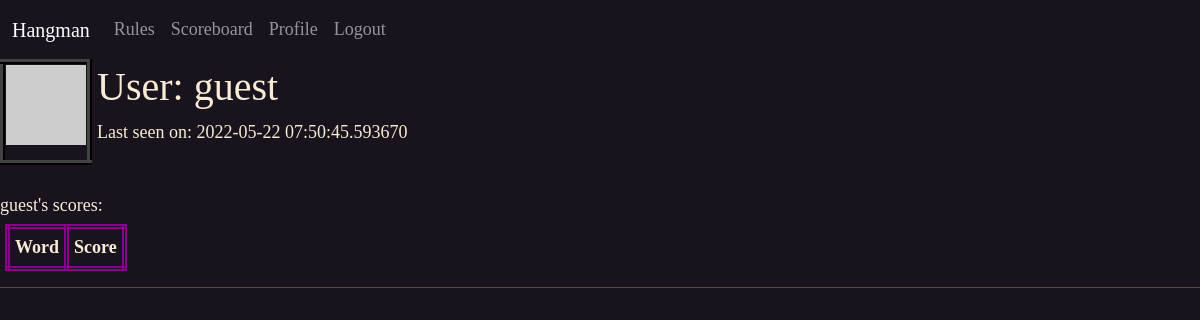
Before: /user/guest (signed in) with the older database file.
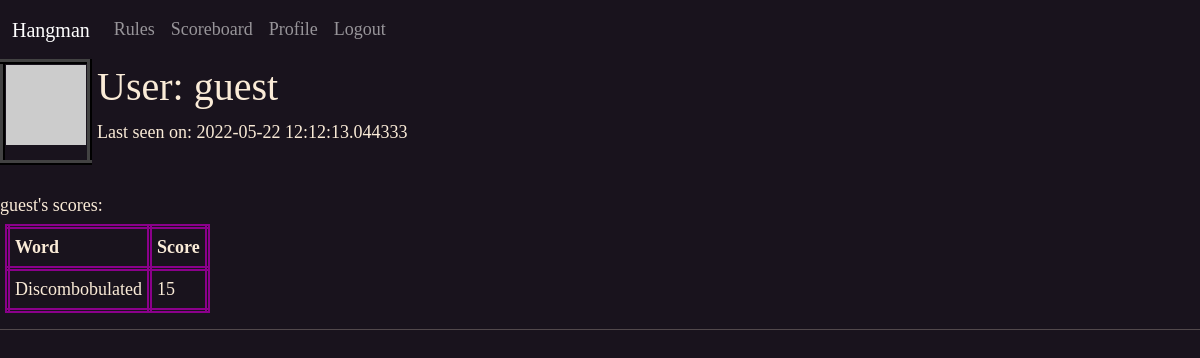
After: the same page with the newer database file.
### app/models.py (models this page shows, shortened)
class User(UserMixin, db.Model):
    id = db.Column(db.Integer, primary_key=True)
    email = db.Column(db.String(60), index=True, unique=True)
    username = db.Column(db.String(60), index=True, unique=True)
    password_hash = db.Column(db.String(128))
    last_seen = db.Column(db.DateTime, default=datetime.utcnow())
    def avatar(self, size):
        digest = md5('hangguest@protonmail.com'.lower().encode('utf-8')).hexdigest()
        return 'https://www.gravatar.com/avatar/{}?d=retro&s={}'.format(digest,size)

class Words(db.Model):
    id = db.Column(db.Integer, primary_key=True)
    word = db.Column(db.String(60), index=True, unique=True)
    definition = db.Column(db.String(60), index=True, unique=True)

### app/routes.py (the view)
@app.route('/user/<username>')
@login_required
def user(username):
    user = User.query.filter_by(username=username).first_or_404()
    dict = {}
    for score in Scores.query.filter_by(user_id=current_user.id).all():
        dict[f"{Words.query.get(score.word_id).word}"] = f"{score.number_of_guesses}"
    return render_template('user.html', user=user, dict=dict)

### app/models.py (called while the page is built)
@login.user_loader
def load_user(id):
    return User.query.get(int(id))

### app/routes.py (called while the page is built)
@app.before_request
def before_request():
    if current_user.is_authenticated:
        current_user.last_seen = datetime.utcnow()
        db.session.commit()

### app/templates/user.html (shortened to what this page needs)
{% extends "base.html" %}
{% block content %}
<table>
    <tr valign="top">
        <td id="profilePic"><img src="{{ user.avatar(128) }}"></td>
        <td style="padding-left:5px;">
            <h1>User: {{ user.username }}</h1>
            {% if user.last_seen %}
                <p>Last seen on: {{ user.last_seen }}</p>
                {% endif %}
        </td>
    </tr>
</table><br>
{{ user.username }}'s scores:
<table id="stats">
    <tr>
        <th style="border: 5px double darkmagenta; padding: 5px;">Word</th>
        <th style="border: 5px double darkmagenta; padding: 5px;">Score</th>
    </tr>
    {% for key,value in dict.items() %}
    <tr>
        <td style="border: 5px double darkmagenta; padding: 5px;">{{key}}</td>
        <td style="border: 5px double darkmagenta; padding: 5px;">{{value}}</td>
    </tr>
    {% endfor %}
</table>
{% endblock %}

Changed rows visible on the page:
changed User "guest": last_seen "2022-05-22 07:50:45.593670" → "2022-05-22 12:12:13.044333"
now on this page (row unchanged): Words: word "Discombobulated", value "15"
